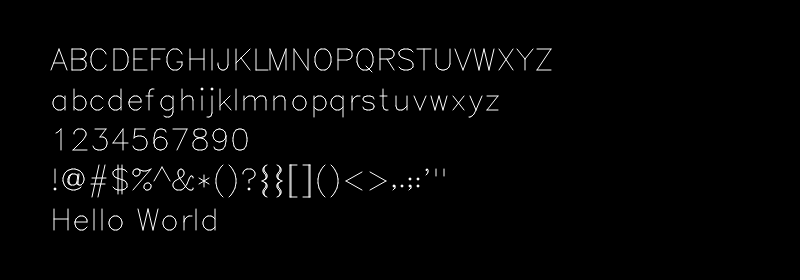
Frame 1 (no input)
Frame 60 (no input): identical to frame 1, image omitted
Frame 120 (the mouse pressed at the canvas centre since frame 60): identical to frame 1, image omitted

The p5.js sketch that drew this single still picture (run headless with seeded random() and noise() and a simulated clock; from frame 60 on, the mouse is pressed at the canvas centre):

// p5.js sketch
// ── sketch.js
// Display an inlined Hershey font in p5.js from 
// https://github.com/techninja/hersheytextjs
// Adapted from "hershey font json example" by Allison Parrish,
// https://editor.p5js.org/allison.parrish/sketches/SJv2DCYpQ

function setup() {
  createCanvas(800, 280);
}

function draw(){
  background("black"); 
  stroke("white"); 
  strokeWeight(1);
  drawString("ABCDEFGHIJKLMNOPQRSTUVWXYZ", 50,70, 1.0); 
  drawString("abcdefghijklmnopqrstuvwxyz", 50,110, 1.0);
  drawString("1234567890", 50,150, 1.0);
  drawString("!@#$%^&*()?{}[]()<>,.;:'\"", 50,190, 1.0);
  drawString("Hello World", 50,230, 1.0); 
}


//===================================================================
// convert a hersheytextjs SVG path to a list of opentype-esque commands
// By Allison Parrish

function drawString(str, x, y, sca){
  drawPath(getPathCommandsForText(str), x,y, sca);
}

function drawChar(c, bCentered=false){
  // Draws a character at the origin. 
  // It's up to you to scale, translate, rotate it, etc. 
  let cidx = c.charCodeAt(0) - 33;
  if (cidx >= 0) {
    let dx = bCentered ? 0-hersheyFutural.futural.chars[cidx].o : 0; 
    let dy = 0;
    drawPath(getPathCommandsForText(c), dx,dy, 1.0); 
  }
}

//--------------------------------------------
// produce an array of commands for the given string
function getPathCommandsForText(s) {
  const font = hersheyFutural.futural;
  let commands = [];
  let offset = 0;
  for (let i = 0; i < s.length; i++) {
  	let cidx = s.charCodeAt(i) - 33;
    if (cidx >= 0) {
      Array.prototype.push.apply(
        commands, getPathCommandsForChar(font.chars[cidx].d, offset));
    	offset += int(font.chars[cidx].o) * 2;
    }
    else {
      offset += 10;
    }
  }
  return commands;
}

//--------------------------------------------
function getPathCommandsForChar(s, offset) {
  let instr = [];
  let mode = '';
  for (let t of s.split(' ')) {
    if (t.charAt(0) == 'M' || t.charAt(0) == 'L') {
      mode = t.charAt(0);
      t = t.substr(1);
    }
    let coords = t.split(',');
    if (mode == 'M') {
      instr.push({type: 'M', 'x': int(coords[0])+offset, 'y': int(coords[1])});
    }
    else if (mode == 'L') {
      instr.push({type: 'L', 'x': int(coords[0])+offset, 'y': int(coords[1])});
    }
  }
  return instr;
}

//--------------------------------------------
// draw commands
function drawPath(cmds, x,y, sca) {
  // current pen position
  let cx = 0;
  let cy = 0;
  // start position of current contour
  let startX = 0;
  let startY = 0;
  const dy = 22;
  for (let cmd of cmds) {
    switch (cmd.type) {
      case 'M':
        startX = cmd.x;
        startY = cmd.y;
        cx = cmd.x;
        cy = cmd.y;
        break;
      case 'L':
        let x0 = x + cx*sca;
        let y0 = y + (cy - dy)*sca;
        let x1 = x + cmd.x*sca;
        let y1 = y + (cmd.y - dy)*sca;
        line(x0,y0, x1,y1);
        cx = cmd.x;
        cy = cmd.y;
        break;
	}
  }
}

const hersheyFutural = {"futural":{
  "name":"Sans 1-stroke",
  "chars":[
    {"d":"M5,1 L5,15 M5,20 L4,21 5,22 6,21 5,20","o":5},
    {"d":"M4,1 L4,8 M12,1 L12,8","o":8},
    {"d":"M11,-3 L4,29 M17,-3 L10,29 M4,10 L18,10 M3,16 L17,16","o":11},
    {"d":"M8,-3 L8,26 M12,-3 L12,26 M17,4 L15,2 12,1 8,1 5,2 3,4 3,6 4,8 5,9 7,10 13,12 15,13 16,14 17,16 17,19 15,21 12,22 8,22 5,21 3,19","o":10},
    {"d":"M21,1 L3,22 M8,1 L10,3 10,5 9,7 7,8 5,8 3,6 3,4 4,2 6,1 8,1 10,2 13,3 16,3 19,2 21,1 M17,15 L15,16 14,18 14,20 16,22 18,22 20,21 21,19 21,17 19,15 17,15","o":12},
    {"d":"M23,10 L23,9 22,8 21,8 20,9 19,11 17,16 15,19 13,21 11,22 7,22 5,21 4,20 3,18 3,16 4,14 5,13 12,9 13,8 14,6 14,4 13,2 11,1 9,2 8,4 8,6 9,9 11,12 16,19 18,21 20,22 22,22 23,21 23,20","o":13},
    {"d":"M5,3 L4,2 5,1 6,2 6,4 5,6 4,7","o":5},
    {"d":"M11,-3 L9,-1 7,2 5,6 4,11 4,15 5,20 7,24 9,27 11,29","o":7},
    {"d":"M3,-3 L5,-1 7,2 9,6 10,11 10,15 9,20 7,24 5,27 3,29","o":7},
    {"d":"M8,7 L8,19 M3,10 L13,16 M13,10 L3,16","o":8},
    {"d":"M13,4 L13,22 M4,13 L22,13","o":13},
    {"d":"M5,18 L4,19 3,18 4,17 5,18 5,20 3,22","o":4},
    {"d":"M4,13 L22,13","o":13},
    {"d":"M4,17 L3,18 4,19 5,18 4,17","o":4},
    {"d":"M20,-3 L2,29","o":11},
    {"d":"M9,1 L6,2 4,5 3,10 3,13 4,18 6,21 9,22 11,22 14,21 16,18 17,13 17,10 16,5 14,2 11,1 9,1","o":10},
    {"d":"M6,5 L8,4 11,1 11,22","o":10},
    {"d":"M4,6 L4,5 5,3 6,2 8,1 12,1 14,2 15,3 16,5 16,7 15,9 13,12 3,22 17,22","o":10},
    {"d":"M5,1 L16,1 10,9 13,9 15,10 16,11 17,14 17,16 16,19 14,21 11,22 8,22 5,21 4,20 3,18","o":10},
    {"d":"M13,1 L3,15 18,15 M13,1 L13,22","o":10},
    {"d":"M15,1 L5,1 4,10 5,9 8,8 11,8 14,9 16,11 17,14 17,16 16,19 14,21 11,22 8,22 5,21 4,20 3,18","o":10},
    {"d":"M16,4 L15,2 12,1 10,1 7,2 5,5 4,10 4,15 5,19 7,21 10,22 11,22 14,21 16,19 17,16 17,15 16,12 14,10 11,9 10,9 7,10 5,12 4,15","o":10},
    {"d":"M17,1 L7,22 M3,1 L17,1","o":10},
    {"d":"M8,1 L5,2 4,4 4,6 5,8 7,9 11,10 14,11 16,13 17,15 17,18 16,20 15,21 12,22 8,22 5,21 4,20 3,18 3,15 4,13 6,11 9,10 13,9 15,8 16,6 16,4 15,2 12,1 8,1","o":10},
    {"d":"M16,8 L15,11 13,13 10,14 9,14 6,13 4,11 3,8 3,7 4,4 6,2 9,1 10,1 13,2 15,4 16,8 16,13 15,18 13,21 10,22 8,22 5,21 4,19","o":10},
    {"d":"M4,10 L3,11 4,12 5,11 4,10 M4,17 L3,18 4,19 5,18 4,17","o":4},
    {"d":"M4,10 L3,11 4,12 5,11 4,10 M5,18 L4,19 3,18 4,17 5,18 5,20 3,22","o":4},
    {"d":"M20,4 L4,13 20,22","o":12},
    {"d":"M4,10 L22,10 M4,16 L22,16","o":13},
    {"d":"M4,4 L20,13 4,22","o":12},
    {"d":"M3,6 L3,5 4,3 5,2 7,1 11,1 13,2 14,3 15,5 15,7 14,9 13,10 9,12 9,15 M9,20 L8,21 9,22 10,21 9,20","o":9},
    {"d":"M18,9 L17,7 15,6 12,6 10,7 9,8 8,11 8,14 9,16 11,17 14,17 16,16 17,14 M12,6 L10,8 9,11 9,14 10,16 11,17 M18,6 L17,14 17,16 19,17 21,17 23,15 24,12 24,10 23,7 22,5 20,3 18,2 15,1 12,1 9,2 7,3 5,5 4,7 3,10 3,13 4,16 5,18 7,20 9,21 12,22 15,22 18,21 20,20 21,19 M19,6 L18,14 18,16 19,17","o":14},
    {"d":"M9,1 L1,22 M9,1 L17,22 M4,15 L14,15","o":9},
    {"d":"M4,1 L4,22 M4,1 L13,1 16,2 17,3 18,5 18,7 17,9 16,10 13,11 M4,11 L13,11 16,12 17,13 18,15 18,18 17,20 16,21 13,22 4,22","o":10},
    {"d":"M18,6 L17,4 15,2 13,1 9,1 7,2 5,4 4,6 3,9 3,14 4,17 5,19 7,21 9,22 13,22 15,21 17,19 18,17","o":11},
    {"d":"M4,1 L4,22 M4,1 L11,1 14,2 16,4 17,6 18,9 18,14 17,17 16,19 14,21 11,22 4,22","o":10},
    {"d":"M4,1 L4,22 M4,1 L17,1 M4,11 L12,11 M4,22 L17,22","o":9},
    {"d":"M4,1 L4,22 M4,1 L17,1 M4,11 L12,11","o":8},
    {"d":"M18,6 L17,4 15,2 13,1 9,1 7,2 5,4 4,6 3,9 3,14 4,17 5,19 7,21 9,22 13,22 15,21 17,19 18,17 18,14 M13,14 L18,14","o":11},
    {"d":"M4,1 L4,22 M18,1 L18,22 M4,11 L18,11","o":11},
    {"d":"M4,1 L4,22","o":4},
    {"d":"M12,1 L12,17 11,20 10,21 8,22 6,22 4,21 3,20 2,17 2,15","o":8},
    {"d":"M4,1 L4,22 M18,1 L4,15 M9,10 L18,22","o":10},
    {"d":"M4,1 L4,22 M4,22 L16,22","o":7},
    {"d":"M4,1 L4,22 M4,1 L12,22 M20,1 L12,22 M20,1 L20,22","o":12},
    {"d":"M4,1 L4,22 M4,1 L18,22 M18,1 L18,22","o":11},
    {"d":"M9,1 L7,2 5,4 4,6 3,9 3,14 4,17 5,19 7,21 9,22 13,22 15,21 17,19 18,17 19,14 19,9 18,6 17,4 15,2 13,1 9,1","o":11},
    {"d":"M4,1 L4,22 M4,1 L13,1 16,2 17,3 18,5 18,8 17,10 16,11 13,12 4,12","o":10},
    {"d":"M9,1 L7,2 5,4 4,6 3,9 3,14 4,17 5,19 7,21 9,22 13,22 15,21 17,19 18,17 19,14 19,9 18,6 17,4 15,2 13,1 9,1 M12,18 L18,24","o":11},
    {"d":"M4,1 L4,22 M4,1 L13,1 16,2 17,3 18,5 18,7 17,9 16,10 13,11 4,11 M11,11 L18,22","o":10},
    {"d":"M17,4 L15,2 12,1 8,1 5,2 3,4 3,6 4,8 5,9 7,10 13,12 15,13 16,14 17,16 17,19 15,21 12,22 8,22 5,21 3,19","o":10},
    {"d":"M8,1 L8,22 M1,1 L15,1","o":8},
    {"d":"M4,1 L4,16 5,19 7,21 10,22 12,22 15,21 17,19 18,16 18,1","o":11},
    {"d":"M1,1 L9,22 M17,1 L9,22","o":9},
    {"d":"M2,1 L7,22 M12,1 L7,22 M12,1 L17,22 M22,1 L17,22","o":12},
    {"d":"M3,1 L17,22 M17,1 L3,22","o":10},
    {"d":"M1,1 L9,11 9,22 M17,1 L9,11","o":9},
    {"d":"M17,1 L3,22 M3,1 L17,1 M3,22 L17,22","o":10},
    {"d":"M4,-3 L4,29 M5,-3 L5,29 M4,-3 L11,-3 M4,29 L11,29","o":7},
    {"d":"M0,1 L14,25","o":7},
    {"d":"M9,-3 L9,29 M10,-3 L10,29 M3,-3 L10,-3 M3,29 L10,29","o":7},
    {"d":"M8,-1 L0,13 M8,-1 L16,13","o":8},
    {"d":"M0,29 L18,29","o":9},
    {"d":"M5,6 L3,8 3,10 4,11 5,10 4,9 3,10","o":4},
    {"d":"M15,8 L15,22 M15,11 L13,9 11,8 8,8 6,9 4,11 3,14 3,16 4,19 6,21 8,22 11,22 13,21 15,19","o":10},
    {"d":"M4,1 L4,22 M4,11 L6,9 8,8 11,8 13,9 15,11 16,14 16,16 15,19 13,21 11,22 8,22 6,21 4,19","o":9},
    {"d":"M15,11 L13,9 11,8 8,8 6,9 4,11 3,14 3,16 4,19 6,21 8,22 11,22 13,21 15,19","o":9},
    {"d":"M15,1 L15,22 M15,11 L13,9 11,8 8,8 6,9 4,11 3,14 3,16 4,19 6,21 8,22 11,22 13,21 15,19","o":10},
    {"d":"M3,14 L15,14 15,12 14,10 13,9 11,8 8,8 6,9 4,11 3,14 3,16 4,19 6,21 8,22 11,22 13,21 15,19","o":9},
    {"d":"M10,1 L8,1 6,2 5,5 5,22 M2,8 L9,8","o":7},
    {"d":"M15,8 L15,24 14,27 13,28 11,29 8,29 6,28 M15,11 L13,9 11,8 8,8 6,9 4,11 3,14 3,16 4,19 6,21 8,22 11,22 13,21 15,19","o":10},
    {"d":"M4,1 L4,22 M4,12 L7,9 9,8 12,8 14,9 15,12 15,22","o":10},
    {"d":"M3,1 L4,2 5,1 4,0 3,1 M4,8 L4,22","o":4},
    {"d":"M5,1 L6,2 7,1 6,0 5,1 M6,8 L6,25 5,28 3,29 1,29","o":5},
    {"d":"M4,1 L4,22 M14,8 L4,18 M8,14 L15,22","o":8},
    {"d":"M4,1 L4,22","o":4},
    {"d":"M4,8 L4,22 M4,12 L7,9 9,8 12,8 14,9 15,12 15,22 M15,12 L18,9 20,8 23,8 25,9 26,12 26,22","o":15},
    {"d":"M4,8 L4,22 M4,12 L7,9 9,8 12,8 14,9 15,12 15,22","o":10},
    {"d":"M8,8 L6,9 4,11 3,14 3,16 4,19 6,21 8,22 11,22 13,21 15,19 16,16 16,14 15,11 13,9 11,8 8,8","o":10},
    {"d":"M4,8 L4,29 M4,11 L6,9 8,8 11,8 13,9 15,11 16,14 16,16 15,19 13,21 11,22 8,22 6,21 4,19","o":9},
    {"d":"M15,8 L15,29 M15,11 L13,9 11,8 8,8 6,9 4,11 3,14 3,16 4,19 6,21 8,22 11,22 13,21 15,19","o":10},
    {"d":"M4,8 L4,22 M4,14 L5,11 7,9 9,8 12,8","o":6},
    {"d":"M14,11 L13,9 10,8 7,8 4,9 3,11 4,13 6,14 11,15 13,16 14,18 14,19 13,21 10,22 7,22 4,21 3,19","o":9},
    {"d":"M5,1 L5,18 6,21 8,22 10,22 M2,8 L9,8","o":7},
    {"d":"M4,8 L4,18 5,21 7,22 10,22 12,21 15,18 M15,8 L15,22","o":10},
    {"d":"M2,8 L8,22 M14,8 L8,22","o":8},
    {"d":"M3,8 L7,22 M11,8 L7,22 M11,8 L15,22 M19,8 L15,22","o":11},
    {"d":"M3,8 L14,22 M14,8 L3,22","o":9},
    {"d":"M2,8 L8,22 M14,8 L8,22 6,26 4,28 2,29 1,29","o":8},
    {"d":"M14,8 L3,22 M3,8 L14,8 M3,22 L14,22","o":9},
    {"d":"M9,-3 L7,-2 6,-1 5,1 5,3 6,5 7,6 8,8 8,10 6,12 M7,-2 L6,0 6,2 7,4 8,5 9,7 9,9 8,11 4,13 8,15 9,17 9,19 8,21 7,22 6,24 6,26 7,28 M6,14 L8,16 8,18 7,20 6,21 5,23 5,25 6,27 7,28 9,29","o":7},
    {"d":"M4,-3 L4,29","o":4},
    {"d":"M5,-3 L7,-2 8,-1 9,1 9,3 8,5 7,6 6,8 6,10 8,12 M7,-2 L8,0 8,2 7,4 6,5 5,7 5,9 6,11 10,13 6,15 5,17 5,19 6,21 7,22 8,24 8,26 7,28 M8,14 L6,16 6,18 7,20 8,21 9,23 9,25 8,27 7,28 5,29","o":7},
    {"d":"M3,16 L3,14 4,11 6,10 8,10 10,11 14,14 16,15 18,15 20,14 21,12 M3,14 L4,12 6,11 8,11 10,12 14,15 16,16 18,16 20,15 21,12 21,10","o":12},
    {"d":"M0,1 L0,22 1,22 1,1 2,1 2,22 3,22 3,1 4,1 4,22 5,22 5,1 6,1 6,22 7,22 7,1 8,1 8,22 9,22 9,1 10,1 10,22 11,22 11,1 12,1 12,22 13,22 13,1 14,1 14,22 15,22 15,1 16,1 16,22","o":8}
  ]
}};
